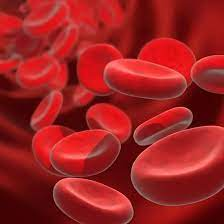
#> input picture download.jpg, 224 x 224 px
$ python '3.ii Skew.py'
#> lines starting #> are read from the running program, lines starting #| are printed output that depends on the picture
import cv2
import numpy as np

# Load the input image
img = cv2.imread('download.jpg')
#> img is the input picture: shape (224, 224, 3); mean B, G, R 32.6, 32.1, 156

# Define skew angles
skew_angle_x = 20  # Skew angle along x-axis (in degrees)
skew_angle_y = 10  # Skew angle along y-axis (in degrees)

# Get the height and width of the input image
rows, cols, _ = img.shape
#> rows = 224; cols = 224

# Calculate the skew transformation matrices
M_x = np.float32([[1, np.tan(np.deg2rad(skew_angle_x)), 0],
                  [0, 1, 0]])

M_y = np.float32([[1, 0, 0],
                  [np.tan(np.deg2rad(skew_angle_y)), 1, 0]])

# Apply skew transformations
skewed_img_x = cv2.warpAffine(img, M_x, (cols, rows))
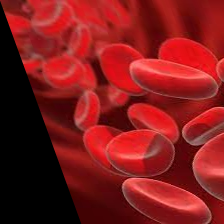
#> skewed_img_x: shape (224, 224, 3); mean B, G, R 26.7, 26.3, 129.6
skewed_img_y = cv2.warpAffine(img, M_y, (cols, rows))
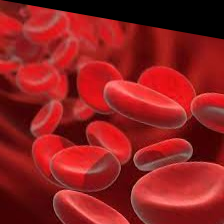
#> skewed_img_y: shape (224, 224, 3); mean B, G, R 30.5, 30.1, 144.8

# Display the original and skewed images
cv2.imshow('Original Image', img)
cv2.imshow('Skewed Image along x-axis', skewed_img_x)
cv2.imshow('Skewed Image along y-axis', skewed_img_y)
cv2.waitKey(0)
cv2.destroyAllWindows()
